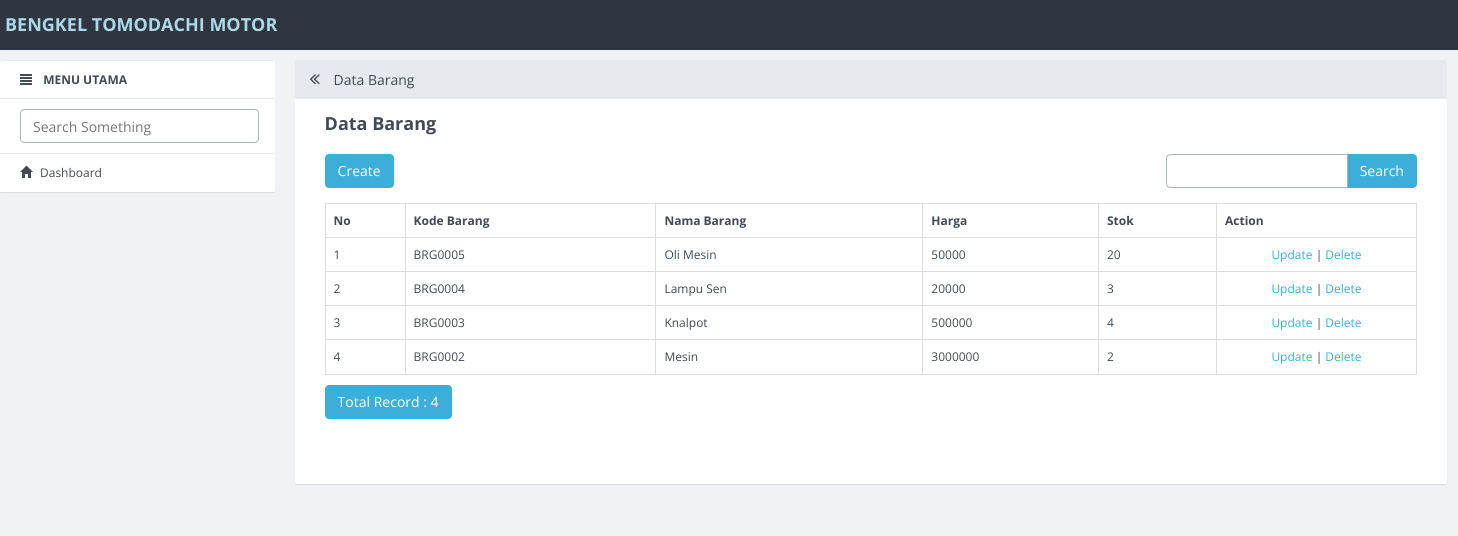
/index.php/barang, run on the app's committed database.
### tables this page shows
CREATE TABLE `barang` (
  `id_barang` int(11) NOT NULL AUTO_INCREMENT,
  `kode_barang` varchar(10) DEFAULT NULL,
  `nama_barang` varchar(50) DEFAULT NULL,
  `harga` int(11) DEFAULT NULL,
  `stok` int(5) DEFAULT NULL,
  `foto_barang` varchar(100) DEFAULT NULL,
  `id_jenis` int(11) DEFAULT NULL,
  `id_merk` int(11) DEFAULT NULL,
  `kode_supplier` varchar(10) DEFAULT NULL,
  PRIMARY KEY (`id_barang`)
);

### application/controllers/Barang.php (called while the page is built, shortened)
<?php
class Barang extends CI_Controller
{
    function __construct()
    {
        $this->load->model('Barang_model');
        $this->load->model('No_urut');
        $this->load->library('form_validation');
    }
    public function index()
    {
        $q = urldecode($this->input->get('q', TRUE));
        $start = intval($this->input->get('start'));
        if ($q <> '') {
            $config['base_url'] = base_url() . 'barang/index.html?q=' . urlencode($q);
            $config['first_url'] = base_url() . 'barang/index.html?q=' . urlencode($q);
        } else {
            $config['base_url'] = base_url() . 'barang/index.html';
            $config['first_url'] = base_url() . 'barang/index.html';
        }
        $config['per_page'] = 10;
        $config['page_query_string'] = TRUE;
        $config['total_rows'] = $this->Barang_model->total_rows($q);
        $barang = $this->Barang_model->get_limit_data($config['per_page'], $start, $q);
        $this->load->library('pagination');
        $this->pagination->initialize($config);
        $data = array(
            'barang_data' => $barang,
            'q' => $q,
            'pagination' => $this->pagination->create_links(),
            'total_rows' => $config['total_rows'],
            'start' => $start,
            'konten' => 'barang/barang_list',
            'judul' => 'Data Barang',
        );
        $this->load->view('v_index', $data);
    }
}

### index.php (called while the page is built, shortened)
<?php
require_once BASEPATH.'core/CodeIgniter.php';

### application/config/config.php (called while the page is built, shortened)
<?php
$config['base_url'] = "http://".$_SERVER['HTTP_HOST'];
$config['base_url'] .= preg_replace('@/+$@','',dirname($_SERVER['SCRIPT_NAME'])).'/';
$config['index_page'] = '';
$config['uri_protocol']	= 'REQUEST_URI';
$config['url_suffix'] = '.html';
$config['language']	= 'english';
$config['charset'] = 'UTF-8';
$config['enable_hooks'] = FALSE;
$config['subclass_prefix'] = 'MY_';
$config['composer_autoload'] = FALSE;
$config['permitted_uri_chars'] = 'a-z 0-9~%.:_\-';
$config['enable_query_strings'] = FALSE;
$config['controller_trigger'] = 'c';
$config['function_trigger'] = 'm';
$config['directory_trigger'] = 'd';
$config['allow_get_array'] = TRUE;
$config['log_threshold'] = 0;
$config['log_path'] = '';
$config['log_file_extension'] = '';
$config['log_file_permissions'] = 0644;
$config['log_date_format'] = 'Y-m-d H:i:s';
$config['error_views_path'] = '';
$config['cache_path'] = '';
$config['cache_query_string'] = FALSE;
$config['encryption_key'] = '';
$config['sess_driver'] = 'files';
$config['sess_cookie_name'] = 'ci_session';
$config['sess_expiration'] = 7200;
$config['sess_save_path'] = NULL;
$config['sess_match_ip'] = FALSE;
$config['sess_time_to_update'] = 300;
$config['sess_regenerate_destroy'] = FALSE;
$config['cookie_prefix']	= '';
$config['cookie_domain']	= '';
$config['cookie_path']		= '/';
$config['cookie_secure']	= FALSE;
$config['cookie_httponly'] 	= FALSE;
$config['standardize_newlines'] = FALSE;
$config['global_xss_filtering'] = FALSE;
$config['csrf_protection'] = FALSE;
$config['csrf_token_name'] = 'csrf_test_name';
$config['csrf_cookie_name'] = 'csrf_cookie_name';
$config['csrf_expire'] = 7200;
$config['csrf_regenerate'] = TRUE;
$config['csrf_exclude_uris'] = array();
$config['compress_output'] = FALSE;
$config['time_reference'] = 'local';
$config['rewrite_short_tags'] = FALSE;
$config['proxy_ips'] = '';

### application/models/Barang_model.php (called while the page is built, shortened)
<?php
class Barang_model extends CI_Model
{
    public $table = 'barang';
    public $id = 'id_barang';
    public $order = 'DESC';
    function total_rows($q = NULL) {
        $this->db->like('id_barang', $q);
	$this->db->or_like('kode_barang', $q);
	$this->db->or_like('nama_barang', $q);
	$this->db->or_like('harga', $q);
	$this->db->or_like('stok', $q);
	$this->db->from($this->table);
        return $this->db->count_all_results();
    }
    function get_limit_data($limit, $start = 0, $q = NULL) {
        $this->db->order_by($this->id, $this->order);
        $this->db->like('id_barang', $q);
	$this->db->or_like('kode_barang', $q);
	$this->db->or_like('nama_barang', $q);
	$this->db->or_like('harga', $q);
	$this->db->or_like('stok', $q);
	$this->db->limit($limit, $start);
        return $this->db->get($this->table)->result();
    }
}

### application/views/barang/barang_list.php (the view, shortened to what this page needs)
<div class="row" style="margin-bottom: 10px">
            <div class="col-md-4">
                <?php echo anchor(site_url('barang/create'),'Create', 'class="btn btn-primary"'); ?>
            </div>
            <div class="col-md-4 text-center">
            </div>
            <div class="col-md-1 text-right">
            </div>
            <div class="col-md-3 text-right">
                <form action="<?php echo site_url('barang/index'); ?>" class="form-inline" method="get">
                    <div class="input-group">
                        <input type="text" class="form-control" name="q" value="<?php echo $q; ?>">
                        <span class="input-group-btn">
                          <button class="btn btn-primary" type="submit">Search</button>
                        </span>
                    </div>
                </form>
            </div>
        </div>
        <table class="table table-bordered" style="margin-bottom: 10px">
            <tr>
                <th>No</th>
        <th>Kode Barang</th>
        <th>Nama Barang</th>
        <th>Harga</th>
        <th>Stok</th>
        <th>Action</th>
            </tr><?php
            foreach ($barang_data as $barang)
            {
                ?>
                <tr>
            <td width="80px"><?php echo ++$start ?></td>
            <td><?php echo $barang->kode_barang ?></td>
            <td><?php echo $barang->nama_barang ?></td>
            <td><?php echo $barang->harga ?></td>
            <td><?php echo $barang->stok ?></td>
            <td style="text-align:center" width="200px">
                <?php
                echo anchor(site_url('barang/update/'.$barang->id_barang),'Update');
                echo ' | ';
                echo anchor(site_url('barang/delete/'.$barang->id_barang),'Delete','onclick="javasciprt: return confirm(\'Are You Sure ?\')"');
                ?>
            </td>
        </tr>
                <?php
            }
            ?>
        </table>
        <div class="row">
            <div class="col-md-6">
                <a href="#" class="btn btn-primary">Total Record : <?php echo $total_rows ?></a>
        </div>
            <div class="col-md-6 text-right">
            </div>
        </div>

### application/views/config/header.php (shortened to what this page needs)
<!DOCTYPE html>
<html>
  <head>
    <link rel="stylesheet" href="assets/dist/css/site.min.css">
    <link href="assets/bootstrap-datepicker.css" rel="stylesheet">
  </head>
  <body>
    <nav role="navigation" class="navbar navbar-custom">
        <div class="container-fluid">
          <h5 style="color: lightblue">BENGKEL TOMODACHI MOTOR</h5>
        </div>
      </nav>

### application/views/v_index.php (shortened to what this page needs)
<?php include 'config/header.php'; ?>
    <div class="container-fluid">
        <div class="row row-offcanvas row-offcanvas-left">
          <?php include 'config/menu.php'; ?>
          <div class="col-xs-12 col-sm-9 content">
            <div class="panel panel-default">
              <div class="panel-heading">
                <h3 class="panel-title"><a href="javascript:void(0);" class="toggle-sidebar"><span class="fa fa-angle-double-left" data-toggle="offcanvas" title="Maximize Panel"></span></a> <?php echo $judul; ?></h3>
              </div>
              <div class="panel-body">
                <div class="content-row">
                  <h2 class="content-row-title"><?php echo $judul; ?></h2>
                  <div class="row">
                    <div class="col-md-12">
                     <?php include $konten.'.php'; ?>
                    </div>
                  </div>
                </div>
              </div>
            </div>
        </div>
      </div>
    </div>

### application/views/config/menu.php (shortened to what this page needs)
<div class="col-xs-6 col-sm-3 sidebar-offcanvas" role="navigation">
            <ul class="list-group panel">
                <li class="list-group-item"><i class="glyphicon glyphicon-align-justify"></i> <b>MENU UTAMA</b></li>
                <li class="list-group-item"><input type="text" class="form-control search-query" placeholder="Search Something"></li>
                <li class="list-group-item"><a href="<?php echo base_url()?>"><i class="glyphicon glyphicon-home"></i>Dashboard </a></li>
              </ul>
          </div>

### data on the page
barang: kode_barang "BRG0005", nama_barang "Oli Mesin", harga "50000", stok "20", id_barang "Update", id_barang "Delete"
barang: kode_barang "BRG0004", nama_barang "Lampu Sen", harga "20000", stok "3", id_barang "Update", id_barang "Delete"
barang: kode_barang "BRG0003", nama_barang "Knalpot", harga "500000", stok "4", id_barang "Update", id_barang "Delete"
barang: kode_barang "BRG0002", nama_barang "Mesin", harga "3000000", stok "2", id_barang "Update", id_barang "Delete"

### other printed values
$judul "Data Barang"
anchor(site_url('barang/create'),'Create', 'class="btn btn-primary"') "Create"
$total_rows "4"
